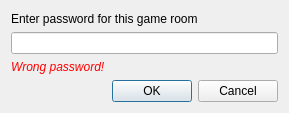
<?xml version="1.0" encoding="UTF-8"?>
<ui version="4.0">
 <class>PasswordDialog</class>
 <widget class="QDialog" name="PasswordDialog">
  <property name="geometry">
   <rect>
    <x>0</x>
    <y>0</y>
    <width>289</width>
    <height>113</height>
   </rect>
  </property>
  <property name="windowTitle">
   <string comment="Room Password">Enter Password</string>
  </property>
  <layout class="QGridLayout" name="gridLayout">
   <item row="0" column="0">
    <widget class="QLabel" name="label">
     <property name="text">
      <string comment="EnterRoomPassword">Enter password for this game room</string>
     </property>
    </widget>
   </item>
   <item row="2" column="0">
    <widget class="QLineEdit" name="lineEdit"/>
   </item>
   <item row="4" column="0">
    <widget class="QDialogButtonBox" name="buttonBox">
     <property name="orientation">
      <enum>Qt::Horizontal</enum>
     </property>
     <property name="standardButtons">
      <set>QDialogButtonBox::Cancel|QDialogButtonBox::Ok</set>
     </property>
    </widget>
   </item>
   <item row="3" column="0">
    <widget class="QLabel" name="label_2">
     <property name="enabled">
      <bool>true</bool>
     </property>
     <property name="palette">
      <palette>
       <active>
        <colorrole role="WindowText">
         <brush brushstyle="SolidPattern">
          <color alpha="255">
           <red>255</red>
           <green>0</green>
           <blue>0</blue>
          </color>
         </brush>
        </colorrole>
        <colorrole role="Text">
         <brush brushstyle="SolidPattern">
          <color alpha="255">
           <red>255</red>
           <green>0</green>
           <blue>0</blue>
          </color>
         </brush>
        </colorrole>
       </active>
       <inactive>
        <colorrole role="WindowText">
         <brush brushstyle="SolidPattern">
          <color alpha="255">
           <red>255</red>
           <green>0</green>
           <blue>0</blue>
          </color>
         </brush>
        </colorrole>
        <colorrole role="Text">
         <brush brushstyle="SolidPattern">
          <color alpha="255">
           <red>255</red>
           <green>0</green>
           <blue>0</blue>
          </color>
         </brush>
        </colorrole>
       </inactive>
       <disabled>
        <colorrole role="WindowText">
         <brush brushstyle="SolidPattern">
          <color alpha="255">
           <red>120</red>
           <green>120</green>
           <blue>120</blue>
          </color>
         </brush>
        </colorrole>
        <colorrole role="Text">
         <brush brushstyle="SolidPattern">
          <color alpha="255">
           <red>120</red>
           <green>120</green>
           <blue>120</blue>
          </color>
         </brush>
        </colorrole>
       </disabled>
      </palette>
     </property>
     <property name="font">
      <font>
       <italic>true</italic>
      </font>
     </property>
     <property name="text">
      <string comment="WrongPassword">Wrong password!</string>
     </property>
    </widget>
   </item>
  </layout>
 </widget>
 <resources/>
 <connections>
  <connection>
   <sender>buttonBox</sender>
   <signal>rejected()</signal>
   <receiver>PasswordDialog</receiver>
   <slot>reject()</slot>
   <hints>
    <hint type="sourcelabel">
     <x>316</x>
     <y>260</y>
    </hint>
    <hint type="destinationlabel">
     <x>286</x>
     <y>274</y>
    </hint>
   </hints>
  </connection>
 </connections>
</ui>
